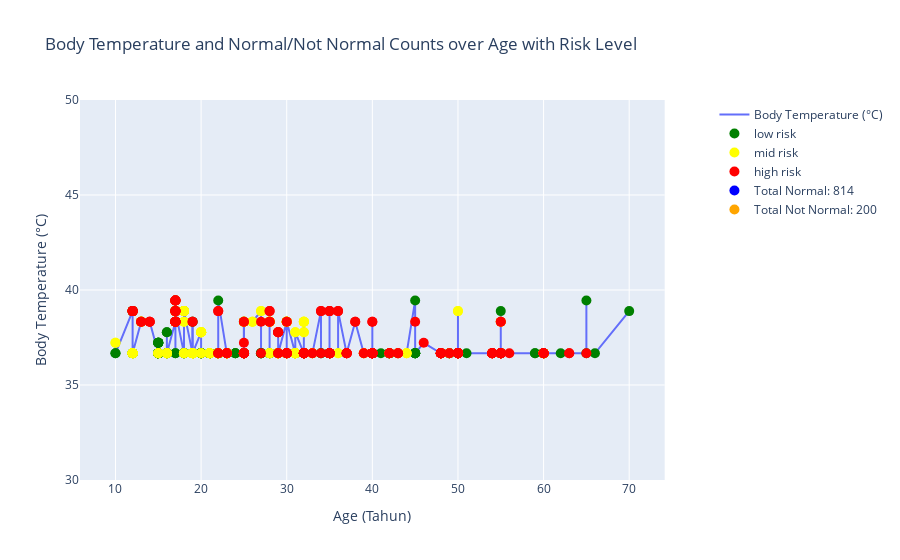

The code cell stored with this chart in its notebook:
### Code cell
# Importing required libraries
import pandas as pd
import plotly.graph_objs as go
from plotly.subplots import make_subplots

# Reading data from Excel file and storing it in a DataFrame 'data'
data = pd.read_excel('data/data_kesehatan.xlsx')

# Sorting the DataFrame 'data' based on the 'Age' column
data = data.sort_values(by='Age')

# Defining the 'normal' temperature range (e.g., 36.5 to 37.5 degrees Celsius)
normal_temp_range = (36.5, 37.5)

# Determining if each temperature is normal or not and creating a new column for it
data['TempStatus'] = data['body Temp (celcius)'].apply(lambda x: 'normal' if normal_temp_range[0] <= x <= normal_temp_range[1] else 'not normal')

# Group by 'TempStatus' and count the occurrences
temp_status_counts = data['TempStatus'].value_counts()

# Extracting 'Age', 'body Temp (celcius)', and 'RiskLevel' from the data
x = data['Age']
y = data['body Temp (celcius)']
risk_levels = data['RiskLevel']

# Defining color mapping for risk levels
color_mapping = {'low risk': 'green', 'mid risk': 'yellow', 'high risk': 'red'}

# Creating a subplot figure with a secondary y-axis
fig = make_subplots(specs=[[{"secondary_y": True}]])

# Adding a line trace for body temperature
fig.add_trace(go.Scatter(x=x, y=y, mode='lines', name='Body Temperature (°C)'), secondary_y=False)

# Adding separate traces for each risk level
for risk_level, color in color_mapping.items():
    x_risk = [x[i] for i in range(len(x)) if risk_levels[i] == risk_level]
    y_risk = [y[i] for i in range(len(x)) if risk_levels[i] == risk_level]
    hover_text = [f"Age: {x[i]}, Temp: {y[i]}°C, Risk Level: {risk_levels[i]}" for i in range(len(x)) if risk_levels[i] == risk_level]
    
    fig.add_trace(go.Scatter(
        x=x_risk,
        y=y_risk,
        mode='markers',
        marker=dict(color=color, size=10),
        name=risk_level,
        hovertext=hover_text
    ), secondary_y=False)

# Adding dummy traces for the legend, with mode='none' so they don't show up on the graph
fig.add_trace(go.Scatter(
    x=[None], 
    y=[None], 
    mode='markers',
    marker=dict(size=10, color='blue'),
    name=f'Total Normal: {temp_status_counts["normal"]}'
))

fig.add_trace(go.Scatter(
    x=[None], 
    y=[None], 
    mode='markers',
    marker=dict(size=10, color='orange'),
    name=f'Total Not Normal: {temp_status_counts["not normal"]}'
))

# Updating the layout to include secondary y-axis title and making the grid for secondary y-axis invisible
fig.update_layout(
    title='Body Temperature and Normal/Not Normal Counts over Age with Risk Level',
    xaxis_title='Age (Tahun)',
    yaxis_title='Body Temperature (°C)',
    yaxis2=dict(
        title='Total Counts',
        overlaying='y',
        side='right',
        showgrid=False
    ),
    autosize=True,
    height=600,
)

# Update the y-axis configuration to include these new tick values and texts and the new range
fig.update_yaxes(
    range=[30, 50]
)

# Displaying the plot
fig.show()

### Figure 1 — Plotly figure (JSON) as saved in the notebook; plotly's stock layout.template omitted (floating-point values rounded to 4 significant figures; data arrays with more than 128 entries replaced by an {"elided": "..."} marker saying what was removed)
{"data": [{"mode": "lines", "name": "Body Temperature (°C)", "type": "scatter", "x": {"elided": "1014 int values"}, "xaxis": "x", "y": {"elided": "1014 float values"}, "yaxis": "y"}, {"hovertext": {"elided": "406 str values"}, "marker": {"color": "green", "size": 10}, "mode": "markers", "name": "low risk", "type": "scatter", "x": {"elided": "406 int values"}, "xaxis": "x", "y": {"elided": "406 float values"}, "yaxis": "y"}, {"hovertext": {"elided": "336 str values"}, "marker": {"color": "yellow", "size": 10}, "mode": "markers", "name": "mid risk", "type": "scatter", "x": {"elided": "336 int values"}, "xaxis": "x", "y": {"elided": "336 float values"}, "yaxis": "y"}, {"hovertext": {"elided": "272 str values"}, "marker": {"color": "red", "size": 10}, "mode": "markers", "name": "high risk", "type": "scatter", "x": {"elided": "272 int values"}, "xaxis": "x", "y": {"elided": "272 float values"}, "yaxis": "y"}, {"marker": {"color": "blue", "size": 10}, "mode": "markers", "name": "Total Normal: 814", "type": "scatter", "x": [null], "y": [null]}, {"marker": {"color": "orange", "size": 10}, "mode": "markers", "name": "Total Not Normal: 200", "type": "scatter", "x": [null], "y": [null]}], "layout": {"autosize": true, "title": {"text": "Body Temperature and Normal/Not Normal Counts over Age with Risk Level"}, "xaxis": {"anchor": "y", "autorange": true, "domain": [0, 0.94], "range": [6.209, 73.79], "title": {"text": "Age (Tahun)"}, "type": "linear"}, "yaxis": {"anchor": "x", "domain": [0, 1], "range": [30, 50], "title": {"text": "Body Temperature (°C)"}, "type": "linear"}, "yaxis2": {"anchor": "x", "overlaying": "y", "range": [30, 50], "showgrid": false, "side": "right", "title": {"text": "Total Counts"}}}}
